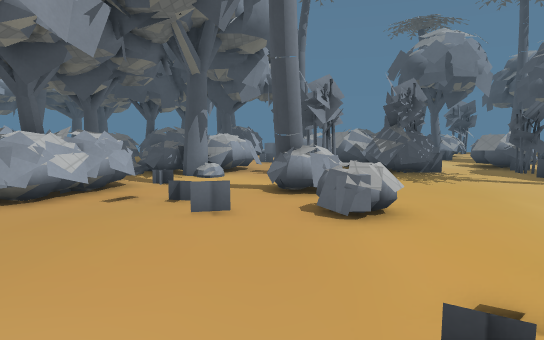
View 1 (above)

20 first-person views from a walk through a 3-D level made in the Godot game engine. The camera is 1.5 m above the floor, tilts 6° down and sees 75° across. The floor is counted in squares, 1 m on a side. Each view is taken from the middle of a square. On the plan, view 1 faces up. The plan holds only what a view shows up to about 16 squares ahead; the rest is blank. The place goes on beyond the plan. Some surface patterns are stand-ins.

View 2
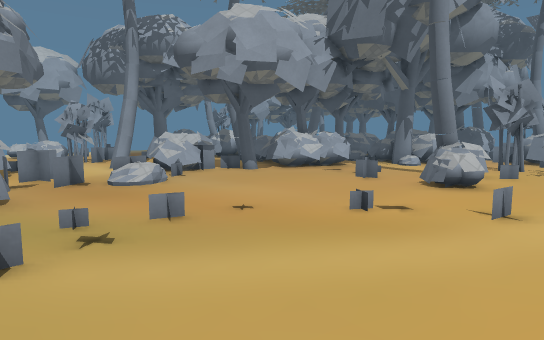

View 3
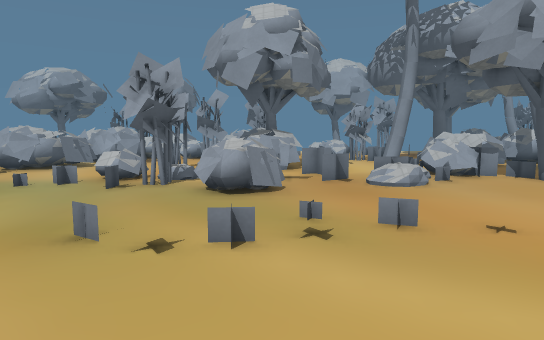

View 4
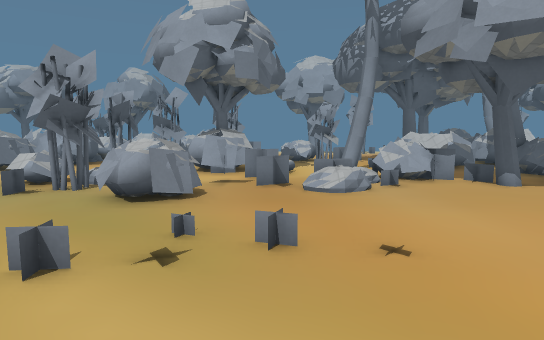

View 5
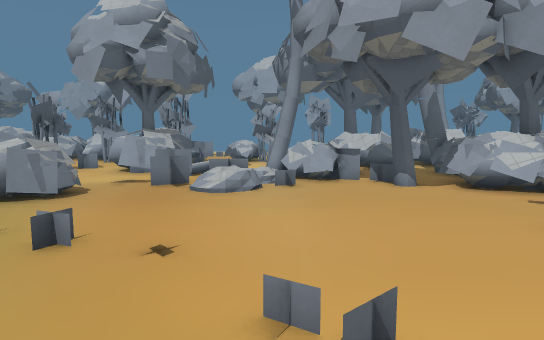

View 6
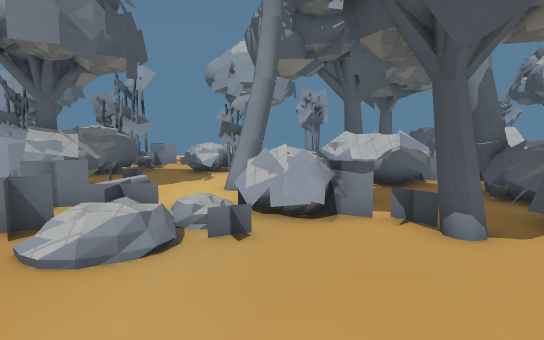

View 7
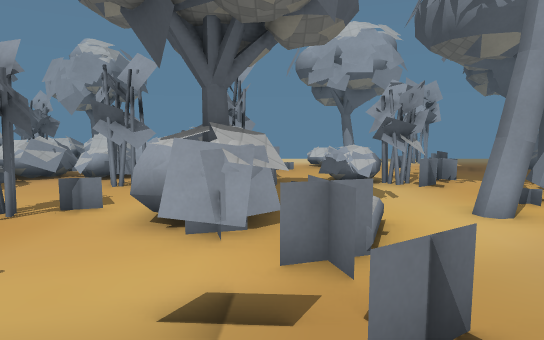

View 8
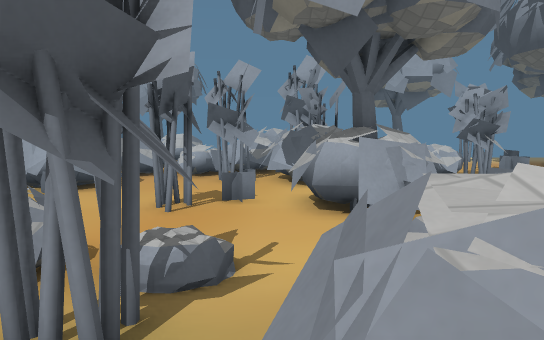

View 9
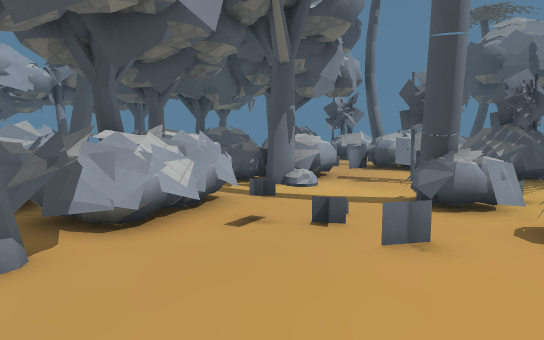

View 10
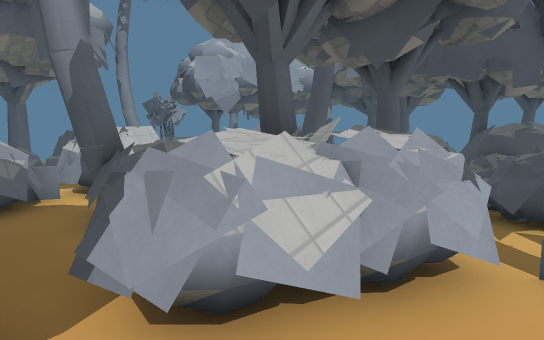

View 11
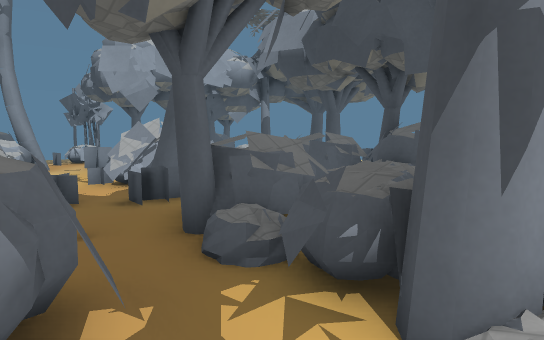

View 12
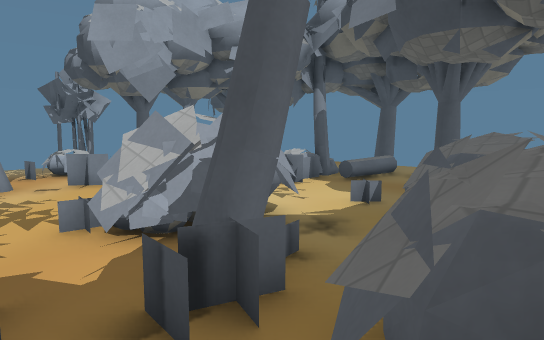

View 13
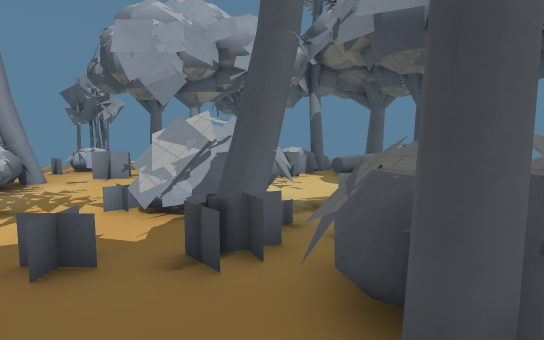

View 14
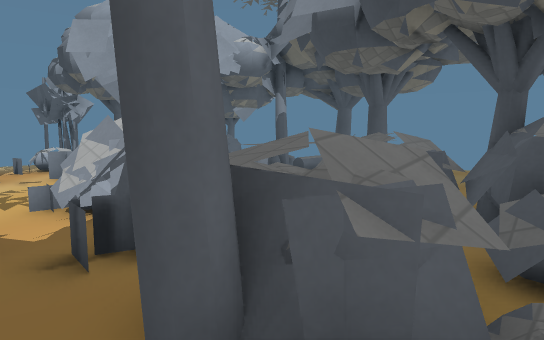

View 15
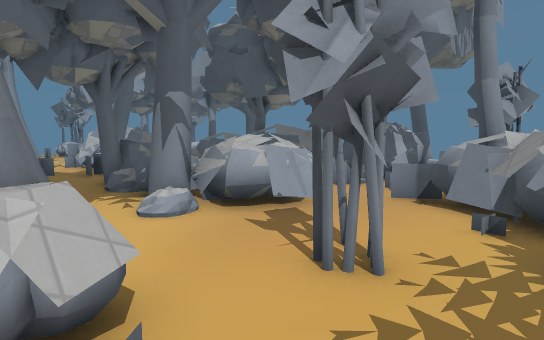

View 16
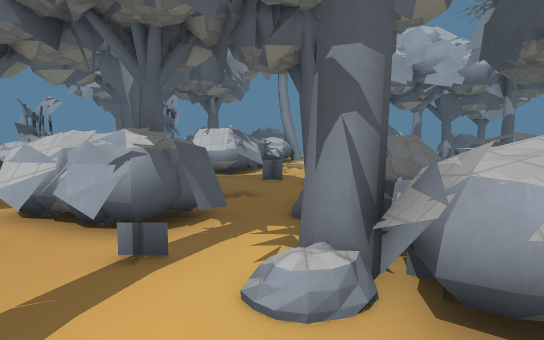

View 17
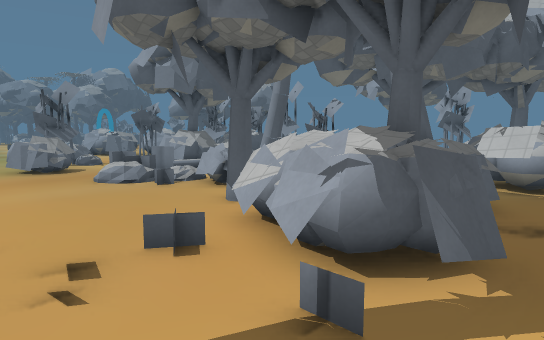

View 18
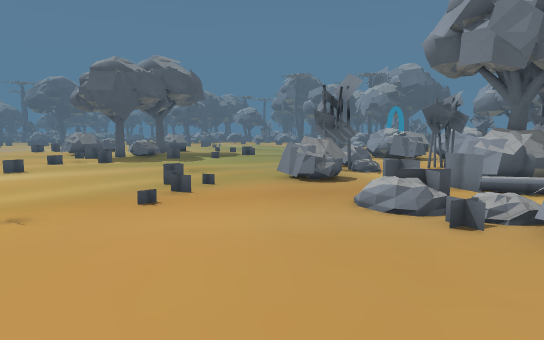

View 19
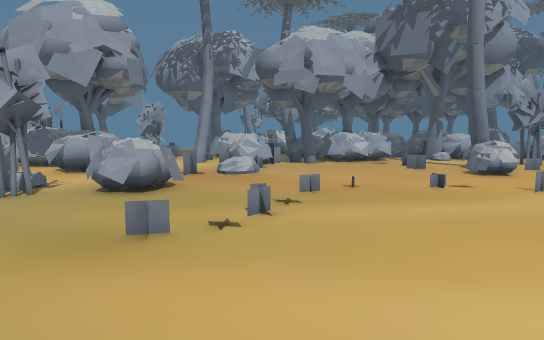

View 20
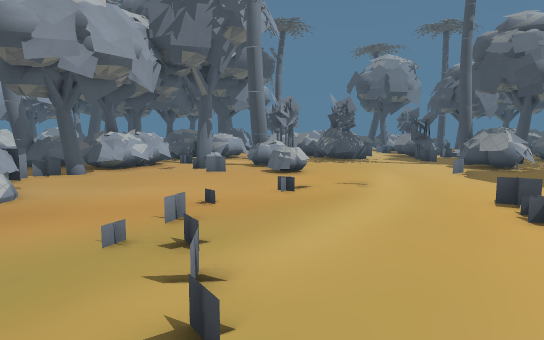

### Floor plan
Key: @ floor where view 1 was taken; # wall or solid block; x gap in a wall; . floor; = window, fence, low wall or low ledge; ^ raised ledge; T thing the floor can be seen under or through; O other object.
Columns run from 24 left of view 1 to 5 right of it. Each row starts with its distance up from view 1.
 26           ..
 25           #.
 24            #.
 23          # #.   ==
 22         x=.#.           ##
 21         =#=...
 20          #=...   ^ ##
 19           ..... ####
 18      #     ...TT#      =###
 17 x## ..      T. T      =##=##
 16 .#=O=.=.    TT        #=..=^^
 15 ...=#.#..  ^#=TT ##   #=...#^
 14  ..=.......##.TT=######=....^#
 13    x #=........T.##==##..##.##
 12       #= .............O...#...
 11    #       ###.. =.=..........
 10    =     # ##^.=##^^=...##....
  9        ==^x######^^^=...##=...
  8        =   .==#===^^#....x....
  7        .     ^....##...#.==...
  6      =.. .##^=....#......==...
  5        ....==.  .=............
  4      ...#....   ==............
  3      ...#=..... #=............
  2        ..##..#..=#............
  1          ##.......=O..........
  0     ==..===...#...#.....@.....
 -1      ........  #=.=...........
 -2      ==..==..^^#===...........
 -3       #####x^##=.=.==.........
 -4       ## ##=.#^....==.........
 -5       #####........x=.........
 -6        ^###..#...O##..........
 -7         =##..##...##..........
 -8         ==....x..===..........

Positions as (right, up) in squares from view 1, and headings:
1: (0, 0), facing up
2: (5, -4), facing up-left
3: (5, -3), facing left
4: (4, -1), facing left
5: (4, 2), facing left
6: (-1, 3), facing left
7: (-4, -2), facing left
8: (-3, -5), facing left
9: (-3, 2), facing up
10: (-3, 6), facing up-left
11: (-2, 10), facing up-left
12: (-7, 12), facing up-left
13: (-6, 11), facing up-left
14: (-5, 12), facing up-left
15: (4, 9), facing up-left
16: (1, 12), facing left
17: (-1, 12), facing down-left
18: (-3, 8), facing down
19: (5, -8), facing up-left
20: (1, -7), facing up
